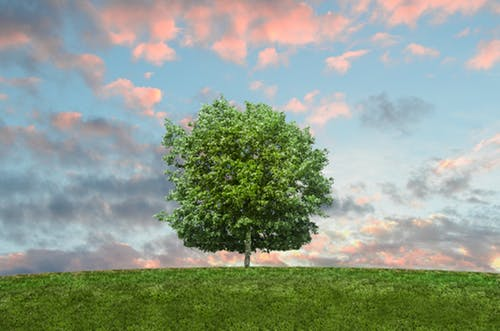
#> input picture project cell/da.jpg, 500 x 331 px, given in place of a.png, which was not available; the run also reads 1 picture not shown here
$ jupyter execute --allow-errors 'image analysis-Copy1.ipynb'
#> lines starting #> are read from the running program, lines starting #| are printed output that depends on the picture; after the words box and inside, x2 and y2 are one past the last pixel; in counts of white or black regions, pixels touching at a corner belong together; pictures that were not available may be replaced by others from this repository, and a replacement may not be noted
[cell 1]
import cv2
import numpy as np
import matplotlib.pyplot as plt
import matplotlib.image as mpimg

#> (a cell that did not finish here is left out)

#> (a cell that did not finish here is left out)

[cell 4]
ds = cv2.imread('C:/Users/Django/Downloads/a.png')
#> ds is the input picture: shape (331, 500, 3); mean B, G, R 141.3, 157.6, 144.2

[cell 5]
img = mpimg.imread('C:/Users/Django/Downloads/a.png')
print(img)
#> (printed output is left out)

[cell 6]
imgplot = plt.imshow(img)

[cell 7]
plt.hist(img.ravel(), bins=256, range=(0.0, 0.5), fc='k', ec='k')
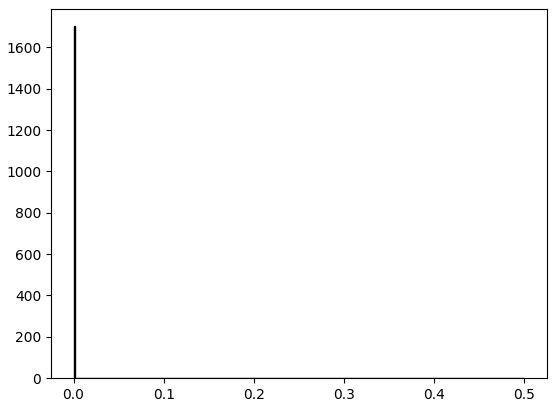
#> figure drawn by matplotlib, 1 panel; tallest bar 1702 high, from x = 0 to 0.00195

[cell 8]
plt.imshow(img >= 2)
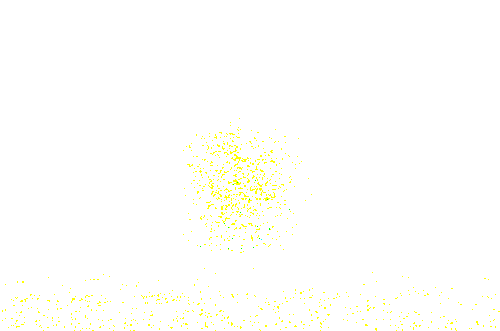
#> shown: shape (331, 500, 3) bool; mean R, G, B 1, 1, 0.988

[cell 9]
plt.imshow(img, cmap="gray")

[cell 10]
imgplot = plt.imshow(img)
plt.colorbar()
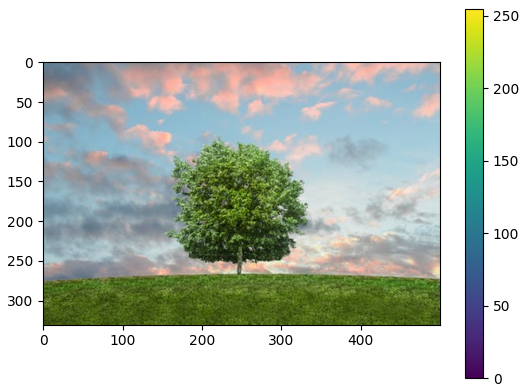
#> figure drawn by matplotlib, 2 panels

#> (a cell that did not finish here is left out)

[cell 12]
ds = cv2.imread('/Users/Django/DownloadC:s/a.png',0)

#> (a cell that did not finish here is left out)

[cell 14]
nemo = cv2.cvtColor(ds, cv2.COLOR_BGR2RGB)
plt.imshow(nemo)
plt.show()

[cell 15]
from mpl_toolkits.mplot3d import Axes3D
from matplotlib import cm
from matplotlib import colors

[cell 16]
r, g, b = cv2.split(nemo)
fig =plt.figure()
axis = fig.add_subplot(1, 1, 1, projection="3d")

[cell 17]
pixel_colors = nemo.reshape((np.shape(nemo)[0]*np.shape(nemo)[1], 3))
norm = colors.Normalize(vmin=-1.,vmax=1.)
norm.autoscale(pixel_colors)
pixel_colors = norm(pixel_colors).tolist()
#> pixel_colors = 4915200 items

[cell 18]
axis.scatter(r.flatten(), g.flatten(), b.flatten(), facecolors=pixel_colors, marker=".")
axis.set_xlabel("Red")
axis.set_ylabel("Green")
axis.set_zlabel("Blue")
plt.show()

#> (a cell that did not finish here is left out)

[cell 20]
##making color filter
from matplotlib.colors import hsv_to_rgb

[cell 21]
light_green = (0,255,0)
dark_green = (111, 255.16, 230.00)

#> (a cell that did not finish here is left out)

#> (a cell that did not finish here is left out)

#> (a cell that did not finish here is left out)

#> (a cell that did not finish here is left out)

[cell 26]
#dp=cv2.imread('')

#> (a cell that did not finish here is left out)

[cell 28]
edges = cv2.Canny(ds,1920,2560)
#> edges: shape (1920, 2560); every value is 0
cv2.imshow("hello", edges)
cv2.waitKey(0) # waits until a key is pressed
cv2.destroyAllWindows()

[cell 29]
img = cv2.imread('C:/Users/Django/Downloads/a.png')
plt.subplot(2,2,1),plt.imshow(img,cmap = 'binary')
plt.title('Original'), plt.xticks([]), plt.yticks([])

[cell 30]
blur = cv2.GaussianBlur(ds,(5,5),0)
ret3,th3 = cv2.threshold(blur,0,255,cv2.THRESH_BINARY+cv2.THRESH_OTSU)
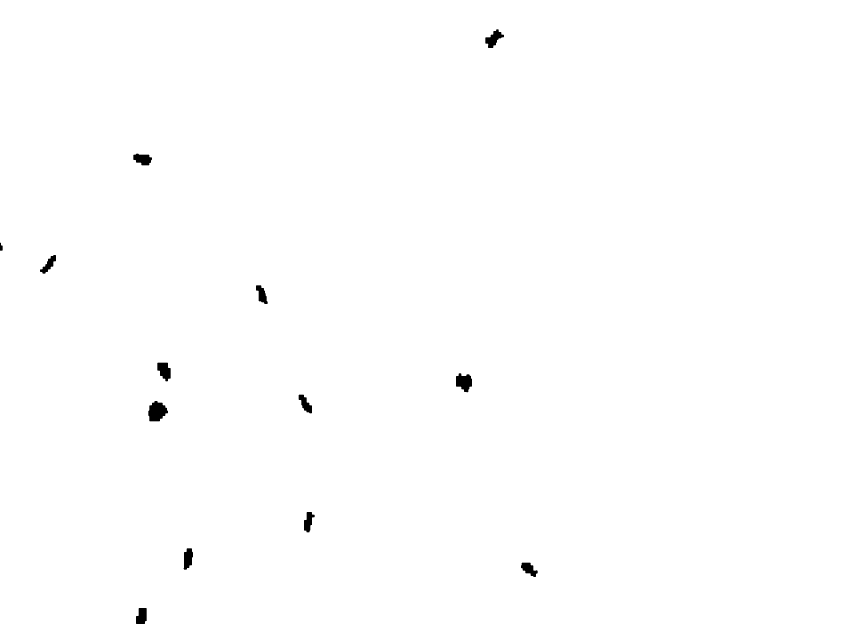
#> th3: shape (1920, 2560) (shown at 1/3 size); 99.6% white; 13 black regions, largest, box (x1, y1, x2, y2) and area: (445, 1203, 504, 1264) 2565, (1368, 1120, 1416, 1177) 1921, (472, 1088, 512, 1144) 1596
#> ret3 = 253

[cell 31]
1920, 2560

[cell 32]
plt.figure(figsize=(15,5))
images = [0, th3]
titles = ['Gaussian filtered Image','Histogram',"Otsu's Thresholding"]
#> (the rest of this cell did not finish here and is left out)

[cell 33]
plt.imshow(ds)
edges = cv2.Canny(ds,1920,2560)
cv2.imshow("hello", edges)
cv2.waitKey(0) # waits until a key is pressed
cv2.destroyAllWindows()

[cell 34]
# import the necessary packages
import numpy as np
import argparse
import cv2

# construct the argument parse and parse the arguments
ap = argparse.ArgumentParser()
ap.add_argument("-i", "--image", help = "path to the image")
args = vars(ap.parse_args())

# load the image
image = cv2.imread(args["image"])

[cell 35]
import cv2
import numpy as np
    # It converts the BGR color space of image to HSV color space
#> (the rest of this cell did not finish here and is left out)

[cell 36]
import cv2
img =cv2.imread('C:/Users/Django/fs.jpg')
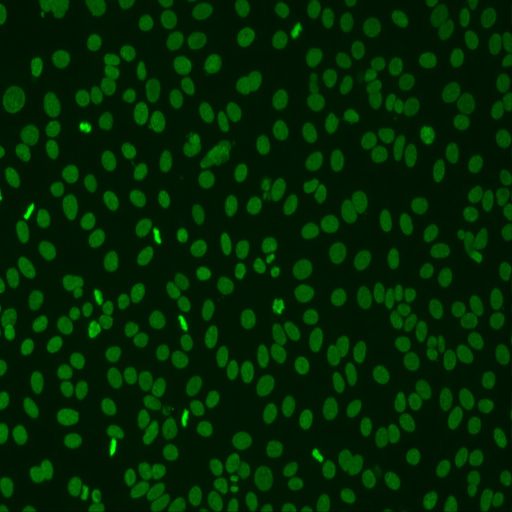
#> input picture project cell/fs.jpg, 1024 x 1024 px, found by its file name (shown at 1/2 size)
#> img is the input picture: shape (1024, 1024, 3); mean B, G, R 0.7, 39.8, 0.6
cv2.imshow("as",img)

img_not = cv2.bitwise_not(img)
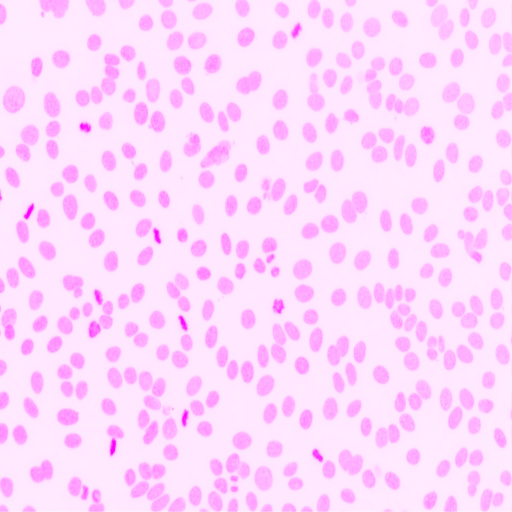
#> img_not: shape (1024, 1024, 3) (shown at 1/2 size); mean B, G, R 254.3, 215.2, 254.4
cv2.imshow("Invert1",img_not)
cv2.waitKey(0)
cv2.destroyAllWindows()
